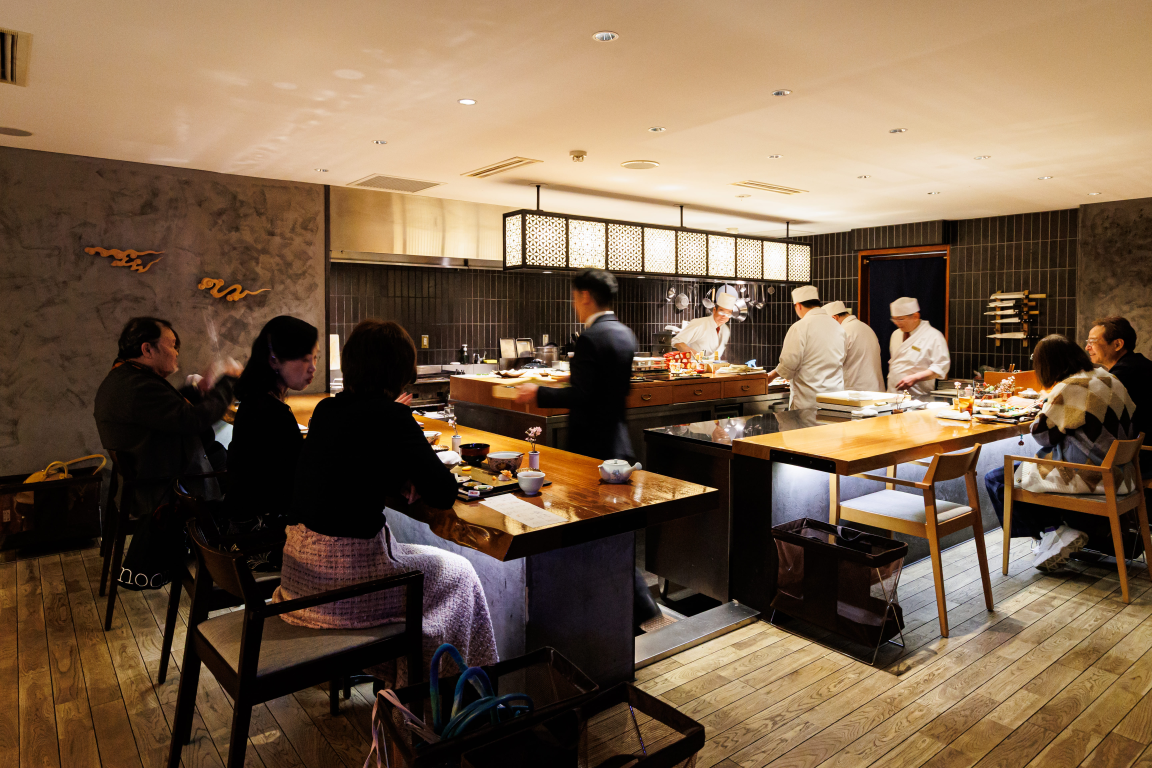
#> input picture images/イメージ_接客0032.jpg, 5760 x 3840 px (shown at 1/5 size); its folder holds 5 pictures in this run
$ python make_video.py
#> lines starting #> are read from the running program, lines starting #| are printed output that depends on the picture
"""
PR動画生成スクリプト
おもてなし・カウンターライブ感テーマ
"""

import os
import glob
import unicodedata
import numpy as np
from PIL import Image, ImageDraw, ImageFont, ImageFilter
from moviepy import ImageClip, concatenate_videoclips, CompositeVideoClip, VideoClip
from moviepy.video.fx import CrossFadeIn, CrossFadeOut

IMG_DIR = os.path.join(os.path.dirname(os.path.abspath(__file__)), "images")
OUTPUT = os.path.join(os.path.dirname(os.path.abspath(__file__)), "pr_video.mp4")
FONT_PATH = "/usr/share/fonts/truetype/fonts-japanese-gothic.ttf"
W, H = 1080, 1920  # Instagram Reels/Stories 9:16
FPS = 30

# glob でパスを解決し、NFC正規化してマップ化
_all_images = {
    unicodedata.normalize("NFC", os.path.basename(p)): p
    for p in glob.glob(os.path.join(IMG_DIR, "*.jpg"))
}

def img_path(name):
    return _all_images[name]

# 各画像に対するテロップ設定
SCENES = [
    {
        "file": "イメージ_接客0032.jpg",
        "main": "一期一会の\nおもてなし",
        "sub": "— 心を込めたサービスをお届けします —",
        "duration": 5.0,
    },
    {
        "file": "イメージ_接客0034修.jpg",
        "main": "あなたの笑顔が\n私たちの誇り",
        "sub": "— すべてのお客様に最高の時間を —",
        "duration": 5.0,
    },
    {
        "file": "イメージ_接客0128.jpg",
        "main": "カウンターで\n紡ぐひととき",
        "sub": "— 目の前で広がる、臨場感あふれる空間 —",
        "duration": 5.0,
    },
    {
        "file": "イメージ_接客0136.jpg",
        "main": "ライブ感あふれる\nカウンター席",
        "sub": "— 職人の技を間近で感じてください —",
        "duration": 5.0,
    },
    {
        "file": "切子グラス0004.jpg",
        "main": "美しい器に\n宿る粋",
        "sub": "— 細部までこだわり抜いた、上質な空間 —",
        "duration": 5.0,
    },
    {
        "file": "切子グラス0006 (1).jpg",
        "main": "伝統と革新が\n交わる場所",
        "sub": "— 特別な夜を、ぜひ私たちと —",
        "duration": 5.0,
    },
    {
        "file": "イメージ_お食事シーン0183.jpg",
        "main": "食で彩る\n至福のひととき",
        "sub": "— 全力のおもてなしで、お待ちしております —",
        "duration": 6.0,
    },
]

CROSSFADE = 1.2  # 秒


# [5 lines left out: function load_font, not called in this run]


def fit_image(img: Image.Image, w: int, h: int) -> Image.Image:
    """元の比率を保ちつつ黒帯でフィット（クロップなし）"""
#> called with w = 1080, h = 1920
    iw, ih = img.size
#> iw = 5760; ih = 3840
    scale = min(w / iw, h / ih)
#> scale = 0.188
    nw, nh = int(iw * scale), int(ih * scale)
#> nw = 1080; nh = 720
    img = img.resize((nw, nh), Image.LANCZOS)
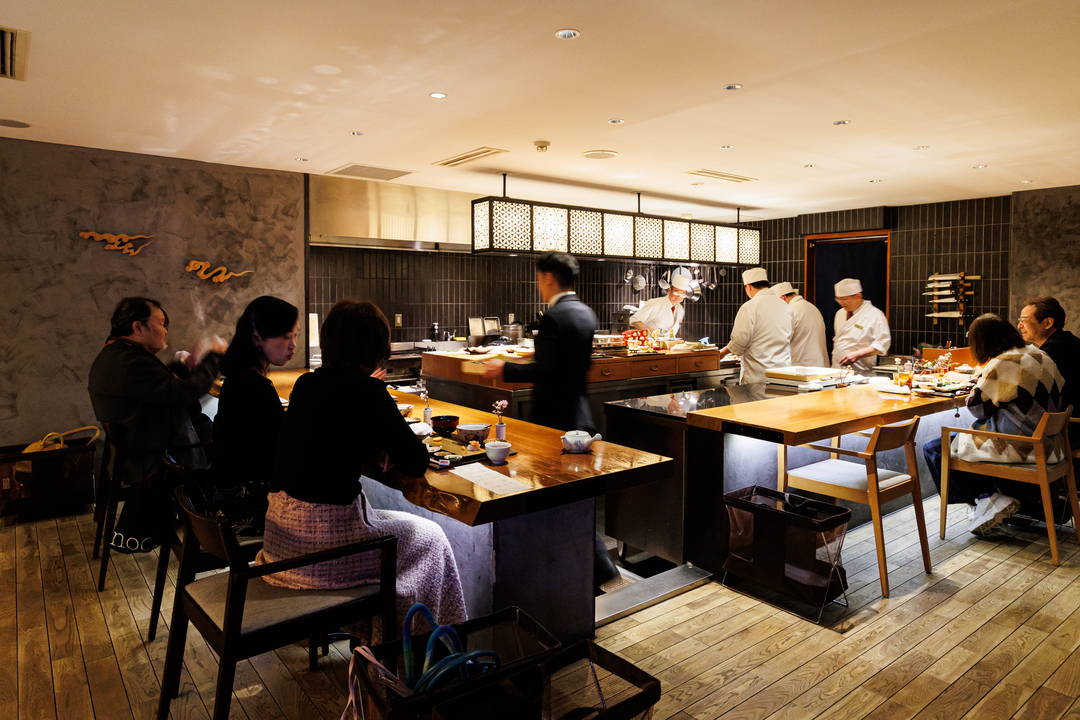
#> img: PIL image 1080x720 RGB; mean R, G, B 119.4, 96.2, 73.3
    canvas = Image.new("RGB", (w, h), (0, 0, 0))
#> canvas: PIL image 1080x1920 RGB; every value is 0
    ox = (w - nw) // 2
#> ox = 0
    oy = (h - nh) // 2
#> oy = 600
    canvas.paste(img, (ox, oy))
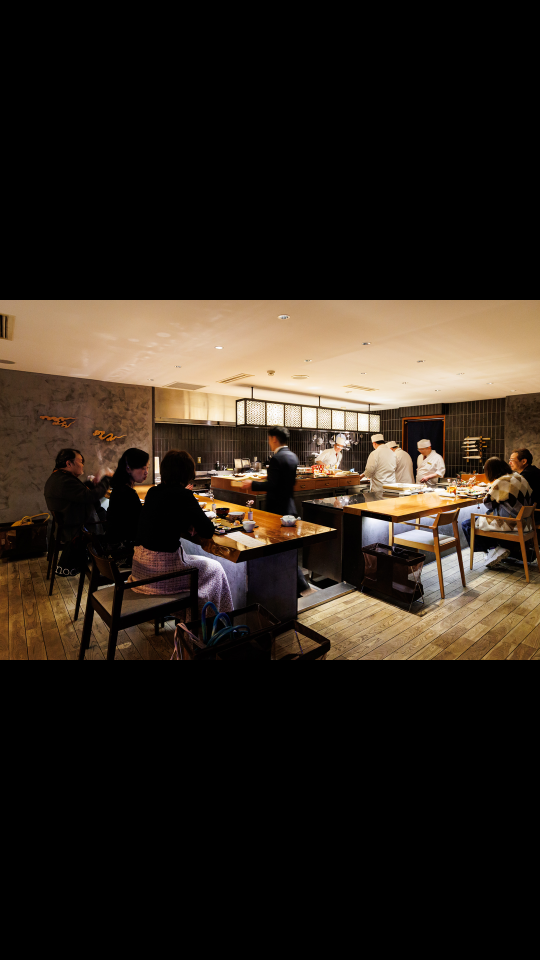
#> canvas: PIL image 1080x1920 RGB (shown at 1/2 size); mean R, G, B 44.8, 36.1, 27.5
    return canvas


# [78 lines left out: functions make_gradient_overlay, draw_telop, not called in this run]


def make_scene_clip(scene: dict, zoom: bool = True) -> VideoClip:
    path = img_path(scene["file"])
    base_img = fit_image(Image.open(path).convert("RGB"), W, H)
    base_arr = np.array(base_img)
    duration = scene["duration"]
    main_text = scene["main"]
    sub_text = scene["sub"]

    # [17 lines left out: function make_frame, not called in this run]

    clip = VideoClip(make_frame, duration=duration)
    clip = clip.with_fps(FPS)
    return clip


# [72 lines left out: functions make_opening_clip, make_ending_clip, not called in this run]


# --- 各クリップ生成（オープニングなし）---
print("クリップ生成中...")
clips = []
for scene in SCENES:
    clips.append(make_scene_clip(scene))
#> (the call stopped at in make_scene_clip, `clip = VideoClip(make_frame, duration=duration)`: moviepy is not available in this run)
#> pass 2 of the loop `for scene in SCENES:`:
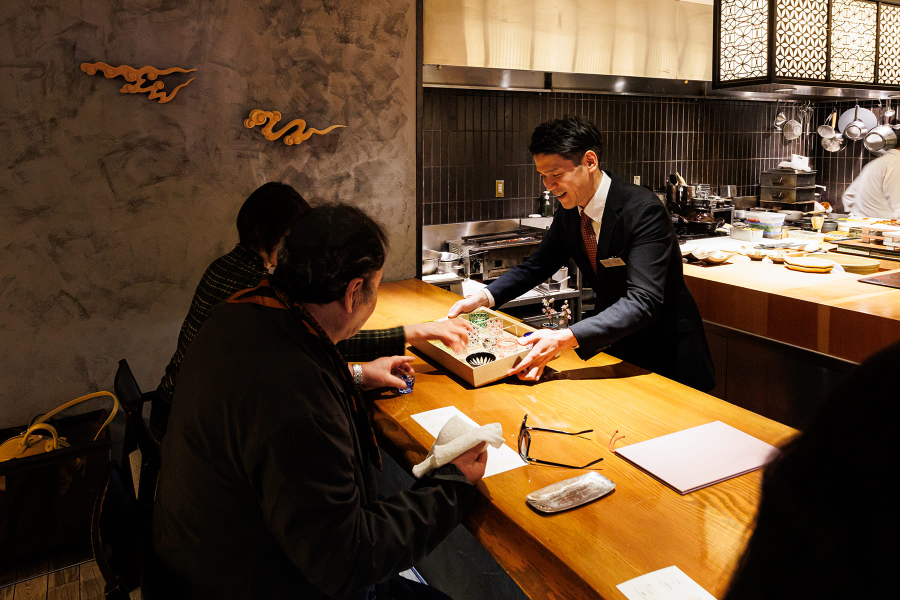
#> input picture images/イメージ_接客0034修.jpg, 1800 x 1200 px (shown at 1/2 size)
#> iw = 1800; ih = 1200
#> scale = 0.6
#> in fit_image (call 2), `img = img.resize((nw, nh), Image.LANCZOS)`:
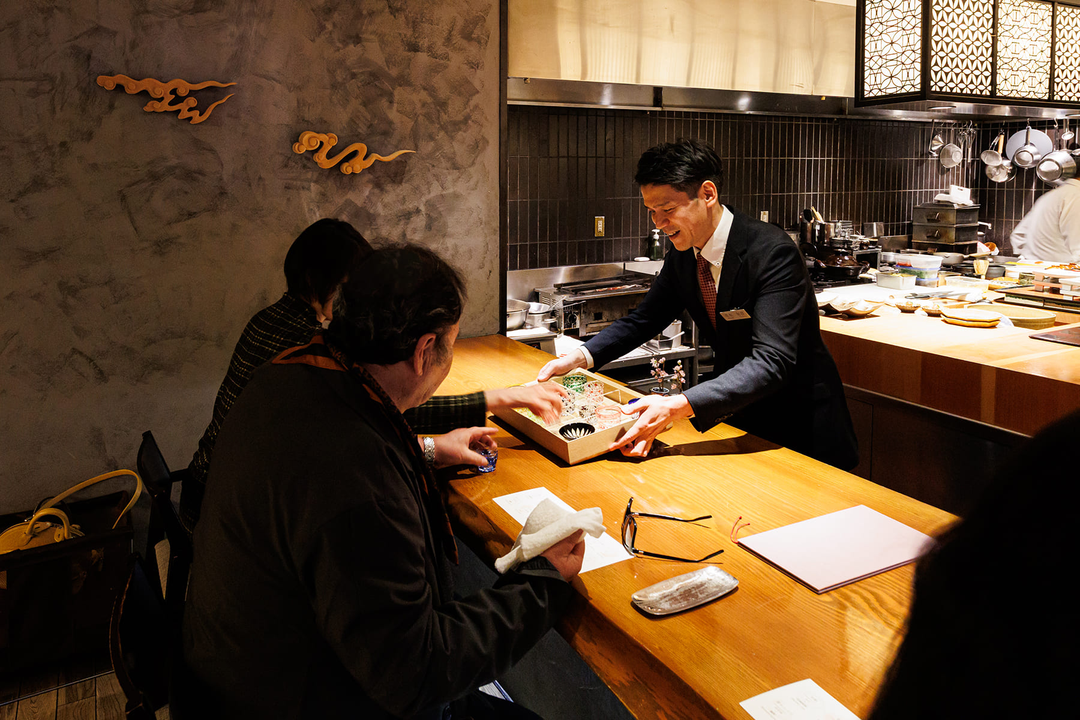
#> img: PIL image 1080x720 RGB; mean R, G, B 91.7, 69, 47.3
#> in fit_image (call 2), `canvas.paste(img, (ox, oy))`:
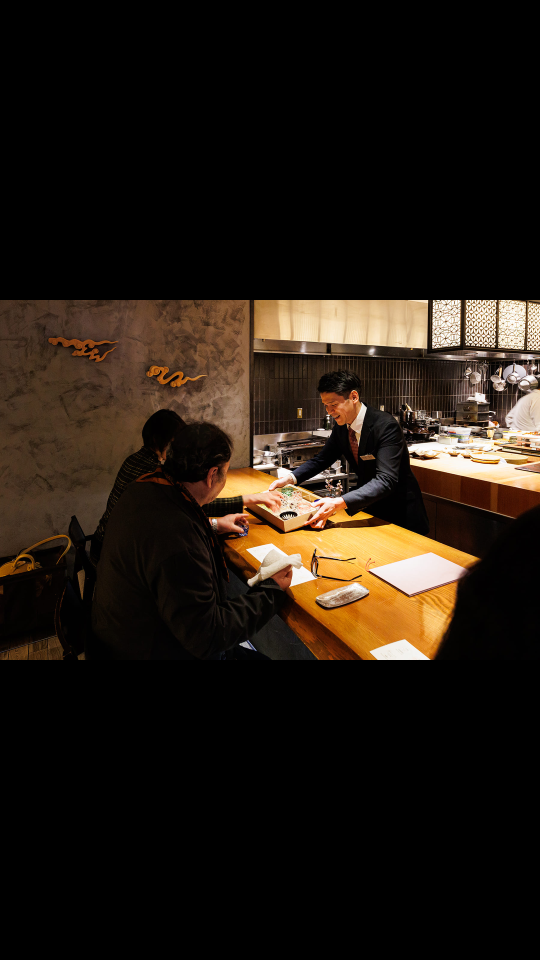
#> canvas: PIL image 1080x1920 RGB (shown at 1/2 size); mean R, G, B 34.4, 25.9, 17.7
#> pass 3 of the loop `for scene in SCENES:`:
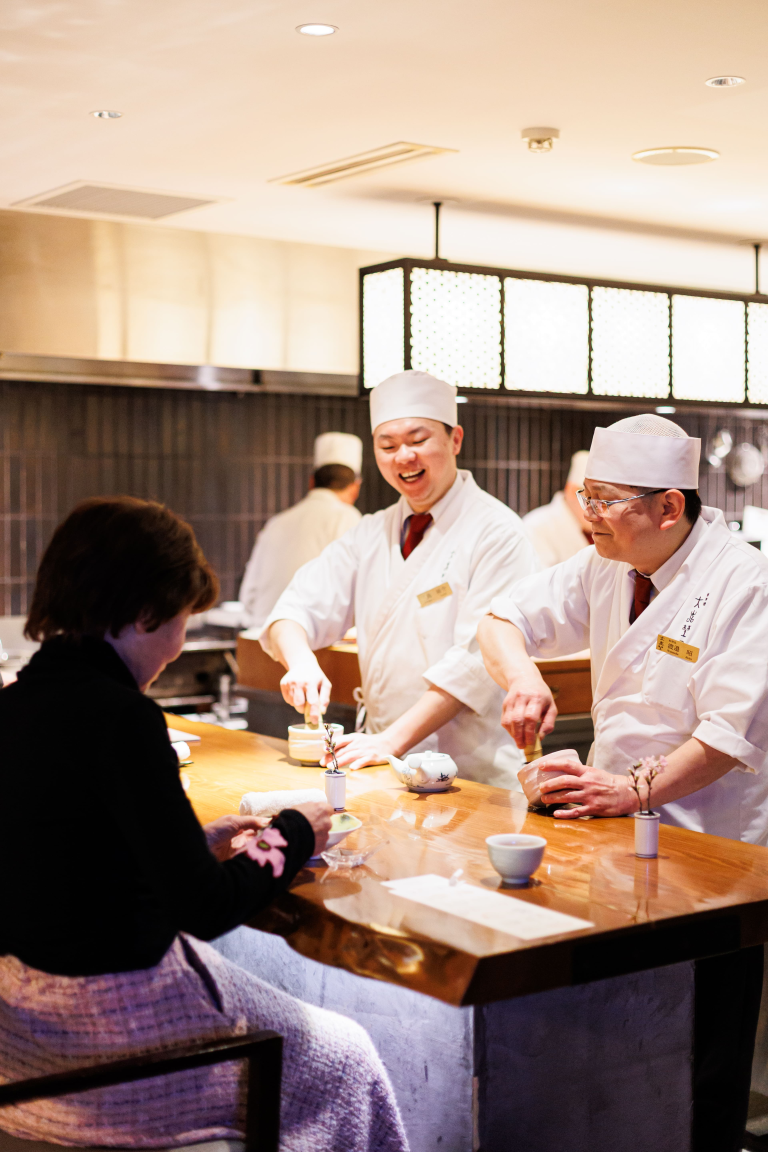
#> input picture images/イメージ_接客0128.jpg, 3840 x 5760 px (shown at 1/5 size)
#> iw = 3840; ih = 5760
#> scale = 0.281
#> nh = 1620
#> img: PIL image 1080x1620 RGB
#> oy = 150
#> in fit_image (call 3), `canvas.paste(img, (ox, oy))`:
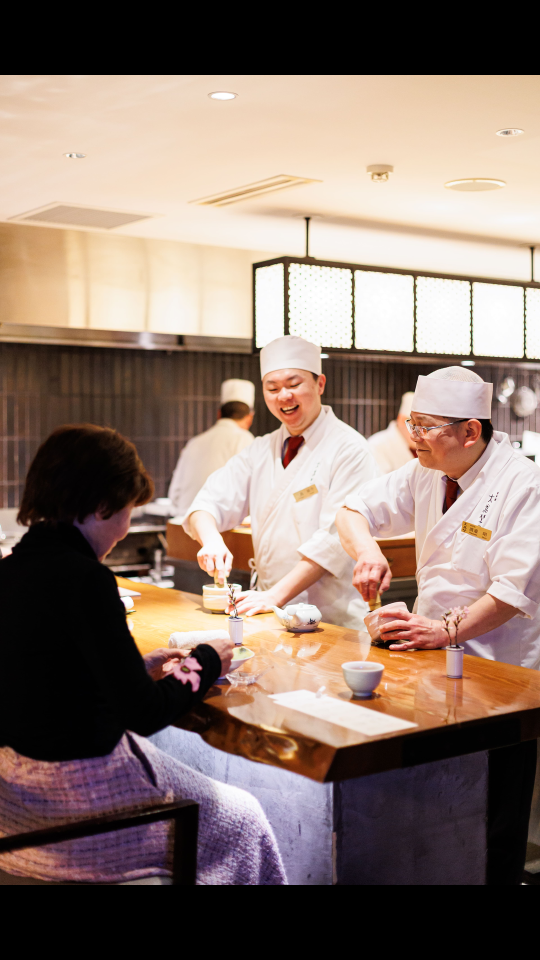
#> canvas: PIL image 1080x1920 RGB (shown at 1/2 size); mean R, G, B 138.2, 119.1, 109.5
#> (the run stopped early here; a loop or call above may not have finished)
